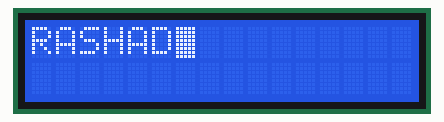
Recording of a program running on a simulated ATmega32, built with avr-gcc and emulated at 8 MHz. Shown: 16×2 character LCD. Wiring (inferred from the names in the program): character LCD (HD44780): RS PD5; R/W PD6; E PD7; data PC0, PC1, PC2, PC3, PC4, PC5, PC6, PC7.

Above: at 0.18 s.
At 0.53 s:
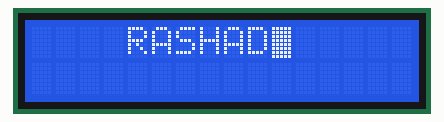
At 1.05 s:
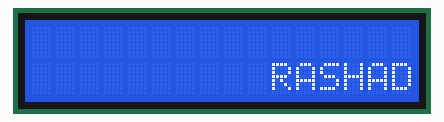

The program:

main.c
```c
/*
 * main.c
 *
 *  Created on: 14 Aug 2023
 *      Author: Rashad
 */
#include "BIT_MATH.h"
#include "STD_TYPES.h"
#include "util\delay.h"
/* MCAL */
#include "DIO_Interface.h"
/* HAL */
#include "LCD_interface.h"


int main ()
{

	LCD_voidInit();
	u8 state=0;

	while(1)
		{
			for (u8 i = 0 ; i < 12 ; i+=2)
			{
				if (state == 0)
				{
					LCD_voidSetLocation(1 , i);
					LCD_voidSendString("RASHAD");
					_delay_ms(100);
					LCD_voidSetLocation(1 , i);
					LCD_voidSendString("      ");
					state = 1 ;
				}
				else if (state == 1)
				{
					LCD_voidSetLocation(2 , i);
					LCD_voidSendString("RASHAD");
					_delay_ms(100);
					LCD_voidSetLocation(2 , i);
					LCD_voidSendString("      ");
					state = 0 ;
				}

			}
		}

return 0;
}
```

LCD_interface.c
```c
/*
 * LCD_interface.c
 *
 *  Created on: 13 Aug 2023
 *      Author: Rashad
 */
/* LIB LAYER */
#include "BIT_MATH.h"
#include "STD_TYPES.h"
#include "stdio.h"
#include "util\delay.h"
/* MCAL */
#include "DIO_Interface.h"
/* HAL */
#include "LCD_interface.h"

void LCD_voidInit()
{
		/*  SET DATA_PORT AS OUTPUT */
		DIO_voidSetPortDirection(LCD_DATA_PORT , 0xff);
		/*  SET CONTROL PINS AS OUTPUT */
		DIO_voidSetPinDirection(LCD_CONTROL_PORT , RS , DIO_OUTPUT);
		DIO_voidSetPinDirection(LCD_CONTROL_PORT ,RW , DIO_OUTPUT );
		DIO_voidSetPinDirection(LCD_CONTROL_PORT ,EN , DIO_OUTPUT );
		/* WAIT FOR 30ms */
		_delay_ms(30);
		/* Send command function set */
		LCD_voidSendCommand(LCD_FUNC_SET);
		_delay_ms(10);

		/* Send command dispaly on */
		LCD_voidSendCommand(LCD_ONOFF);
		_delay_ms(10);

		/* Clear the display  */
		LCD_voidSendCommand(LCD_CLEAR);
		_delay_ms(10);

}

void LCD_voidSendCommand(u8 Copy_u8Command)
{
		/* Reset RS and RW */
		DIO_voidSetPinValue(LCD_CONTROL_PORT , RS , DIO_LOW);

		DIO_voidSetPinValue(LCD_CONTROL_PORT , RW , DIO_LOW);

		/* Write the command to data port */
		DIO_voidSetPortValue(LCD_DATA_PORT , Copy_u8Command);

		/* Send Enable signal */
		DIO_voidSetPinValue(LCD_CONTROL_PORT , EN , DIO_HIGH);
		_delay_ms(1);
		DIO_voidSetPinValue(LCD_CONTROL_PORT , EN , DIO_LOW);
		_delay_ms(2);

}
void LCD_voidSendChar(u8 Copy_u8Data)
{
	    /* Reset RS and RW */
		DIO_voidSetPinValue(LCD_CONTROL_PORT , RS , DIO_HIGH);

		DIO_voidSetPinValue(LCD_CONTROL_PORT , RW , DIO_LOW);

		/* Write the command to data port */
		DIO_voidSetPortValue(LCD_DATA_PORT , Copy_u8Data);

		/* Send Enable signal */
		DIO_voidSetPinValue(LCD_CONTROL_PORT , EN , DIO_HIGH);
		_delay_ms(1);
		DIO_voidSetPinValue(LCD_CONTROL_PORT , EN , DIO_LOW);
		_delay_ms(2);

}

void LCD_voidSendString(u8 *Copy_u8String)
{
	while ( (*Copy_u8String) != NULL)
		{
			LCD_voidSendChar(*Copy_u8String);
			Copy_u8String++;
			_delay_ms(2);
		}
}

void LCD_voidSetLocation(u8 Copy_u8LineNum,u8 Copy_u8CharNum)
{

		switch(Copy_u8LineNum)
		    {
			    case LCD_LINE1:
			    	LCD_voidSendCommand(Copy_u8CharNum+0x80);
			    	break;
			    case LCD_LINE2:
			    	LCD_voidSendCommand(Copy_u8CharNum+0xc0);
			    	break;
		    }

}
```

LCD_interface.h
```c
/*
 * LCD_interface.h
 *
 *  Created on: 13 Aug 2023
 *      Author: Rashad
 */

#ifndef LCD_INTERFACE_H_
#define LCD_INTERFACE_H_

/* MACROS FOR AND PINS */
#define LCD_DATA_PORT				DIO_PORTC
#define LCD_CONTROL_PORT			DIO_PORTD
#define	RS							DIO_PIN5
#define	RW							DIO_PIN6
#define	EN							DIO_PIN7

/* MACROS FOR LCD COMMANDS */
#define LCD_FUNC_SET				0b00111000
#define LCD_ONOFF					0b00001111
#define LCD_CLEAR					0b00000001


#define LCD_LINE1					1
#define LCD_LINE2					2

/* FUNCATIONS */
void LCD_voidInit();
void LCD_voidSendCommand(u8 Copy_u8Command);
void LCD_voidSendChar(u8 Copy_u8Data);
void LCD_voidSendString(u8 *Copy_u8String);
void LCD_voidSetLocation(u8 Copy_u8LineNum,u8 Copy_u8CharNum);


#endif /* LCD_INTERFACE_H_ */
```

BIT_MATH.h
```c
/* File Guard */
#ifndef BIT_MATH_H
#define BIT_MATH_H

#define SET_BIT(VAR,BITNO)            VAR = VAR | (1<<BITNO)
#define CLR_BIT(VAR,BITNO)            VAR = VAR & (~(1<<BITNO))
#define GET_BIT(VAR,BITNO)            ((VAR>>BITNO)&1)
#define TOG_BIT(VAR,BITNO)            VAR = VAR ^ (1<<BITNO)


#endif
```

DIO_Interface.h
```c
#ifndef DIO_INTERFACE_H
#define DIO_INTERFACE_H

/*Macros for Direction*/
#define  DIO_OUTPUT   		1
#define  DIO_INPUT    		0

/*Macros for Values*/
#define 	 DIO_HIGH      	1
#define 	 DIO_LOW       	0

/*Macros for Port number*/
#define 	 DIO_PORTA	  	0
#define 	 DIO_PORTB	  	1
#define 	 DIO_PORTC	  	2
#define 	 DIO_PORTD	  	3

/*Macros for Port number*/
#define 	 DIO_PIN0	  0
#define 	 DIO_PIN1	  1
#define 	 DIO_PIN2	  2
#define 	 DIO_PIN3	  3
#define 	 DIO_PIN4	  4
#define 	 DIO_PIN5	  5
#define 	 DIO_PIN6	  6
#define 	 DIO_PIN7	  7


void DIO_voidSetPinDirection(u8 copy_u8port, u8 copy_u8pin, u8 copy_u8Direction);

void DIO_voidSetPinValue(u8 copy_u8port, u8 copy_u8pin, u8 copy_u8Value);

u8 DIO_u8GetPinValue(u8 copy_u8port, u8 copy_u8pin);

void DIO_voidSetPortDirection(u8 copy_u8port, u8 copy_u8Direction);

void DIO_voidSetPortValue(u8 copy_u8port, u8 copy_u8Value);

void DIO_voidTogglePinValue(u8 copy_u8port,u8 copy_u8Pin);


#endif
```

DIO_Program.c
```c
#include"STD_TYPES.h"
#include"BIT_MATH.h"
#include<avr/io.h>
#include"DIO_Interface.h"

void DIO_voidSetPinDirection(u8 copy_u8port, u8 copy_u8pin, u8 copy_u8Direction)
{
	if(copy_u8Direction == 1)
	{
		switch(copy_u8port)
		{
			case 0 : SET_BIT(DDRA,copy_u8pin); break;
			case 1 : SET_BIT(DDRB,copy_u8pin); break;
			case 2 : SET_BIT(DDRC,copy_u8pin); break;
			case 3 : SET_BIT(DDRD,copy_u8pin); break;
		}

	}
	else if(copy_u8Direction == 0)
	{
		switch(copy_u8port)
		{
			case 0 : CLR_BIT(DDRA,copy_u8pin); break;
			case 1 : CLR_BIT(DDRB,copy_u8pin); break;
			case 2 : CLR_BIT(DDRC,copy_u8pin); break;
			case 3 : CLR_BIT(DDRD,copy_u8pin); break;
		}
	}
}

void DIO_voidSetPinValue(u8 copy_u8port, u8 copy_u8pin, u8 copy_u8Value)
{
	if(copy_u8Value == 1)
	{
		switch(copy_u8port)
		{
			case 0 : SET_BIT(PORTA,copy_u8pin); break;
			case 1 : SET_BIT(PORTB,copy_u8pin); break;
			case 2 : SET_BIT(PORTC,copy_u8pin); break;
			case 3 : SET_BIT(PORTD,copy_u8pin); break;
		}

	}
	else if(copy_u8Value == 0)
	{
		switch(copy_u8port)
		{
			case 0 : CLR_BIT(PORTA,copy_u8pin); break;
			case 1 : CLR_BIT(PORTB,copy_u8pin); break;
			case 2 : CLR_BIT(PORTC,copy_u8pin); break;
			case 3 : CLR_BIT(PORTD,copy_u8pin); break;
		}
	}


}

u8 DIO_u8GetPinValue(u8 copy_u8port, u8 copy_u8pin)
{
	switch(copy_u8port)
	{
		case 0 : return GET_BIT(PINA,copy_u8pin); break;
		case 1 : return GET_BIT(PINB,copy_u8pin); break;
		case 2 : return GET_BIT(PINC,copy_u8pin); break;
		case 3 : return GET_BIT(PIND,copy_u8pin); break;
	}

}

void DIO_voidSetPortDirection(u8 copy_u8port, u8 copy_u8Direction)
{
	switch(copy_u8port)
	{
		case 0 : DDRA = copy_u8Direction; break;
		case 1 : DDRB = copy_u8Direction; break;
		case 2 : DDRC = copy_u8Direction; break;
		case 3 : DDRD = copy_u8Direction; break;
	}

}

void DIO_voidSetPortValue(u8 copy_u8port, u8 copy_u8Value)
{
	switch(copy_u8port)
	{
		case 0 : PORTA = copy_u8Value; break;
		case 1 : PORTB = copy_u8Value; break;
		case 2 : PORTC = copy_u8Value; break;
		case 3 : PORTD = copy_u8Value; break;
	}
}

void DIO_voidTogglePinValue(u8 copy_u8port,u8 copy_u8Pin)
{

	switch(copy_u8port)
	{
		case 0 :  TOG_BIT(PORTA,copy_u8Pin); break;
		case 1 :  TOG_BIT(PORTB,copy_u8Pin); break;
		case 2 :  TOG_BIT(PORTC,copy_u8Pin); break;
		case 3 :  TOG_BIT(PORTD,copy_u8Pin); break;
	}
}
```

STD_TYPES.h
```c
/* File Guard */
#ifndef STD_TYPES_H
#define STD_TYPES_H

typedef signed char            s8;
typedef unsigned char          u8;

typedef signed short int       s16;
typedef unsigned short int     u16;

typedef signed long int        s32;
typedef unsigned long int      u32;

typedef signed long long int   s64;
typedef unsigned long long int u64;

typedef float                  f32;
typedef double                 f64;
typedef long double            f128;

#endif
```

Measured:
- by itself, everything shown: repeats every 1.0 s, in 6 steps
